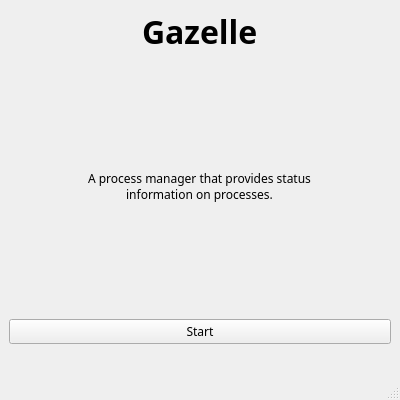
<?xml version="1.0" encoding="UTF-8"?>
<ui version="4.0">
 <class>IntroWindow</class>
 <widget class="QMainWindow" name="IntroWindow">
  <property name="geometry">
   <rect>
    <x>0</x>
    <y>0</y>
    <width>400</width>
    <height>400</height>
   </rect>
  </property>
  <property name="windowTitle">
   <string>MainWindow</string>
  </property>
  <widget class="QWidget" name="centralwidget">
   <layout class="QVBoxLayout" name="verticalLayout_2">
    <item>
     <layout class="QVBoxLayout" name="verticalLayout">
      <property name="spacing">
       <number>6</number>
      </property>
      <property name="sizeConstraint">
       <enum>QLayout::SetDefaultConstraint</enum>
      </property>
      <property name="bottomMargin">
       <number>25</number>
      </property>
      <item alignment="Qt::AlignHCenter">
       <widget class="QLabel" name="titleText">
        <property name="sizePolicy">
         <sizepolicy hsizetype="Preferred" vsizetype="Fixed">
          <horstretch>0</horstretch>
          <verstretch>0</verstretch>
         </sizepolicy>
        </property>
        <property name="font">
         <font>
          <family>Droid Sans</family>
          <pointsize>24</pointsize>
          <weight>75</weight>
          <bold>true</bold>
         </font>
        </property>
        <property name="text">
         <string>Gazelle</string>
        </property>
        <property name="margin">
         <number>50</number>
        </property>
       </widget>
      </item>
      <item alignment="Qt::AlignHCenter">
       <widget class="QLabel" name="descriptionText">
        <property name="sizePolicy">
         <sizepolicy hsizetype="Fixed" vsizetype="Preferred">
          <horstretch>0</horstretch>
          <verstretch>0</verstretch>
         </sizepolicy>
        </property>
        <property name="font">
         <font>
          <family>Droid Sans</family>
         </font>
        </property>
        <property name="text">
         <string>A process manager that provides status information on processes.</string>
        </property>
        <property name="alignment">
         <set>Qt::AlignCenter</set>
        </property>
        <property name="wordWrap">
         <bool>true</bool>
        </property>
       </widget>
      </item>
      <item>
       <widget class="QPushButton" name="startButton">
        <property name="font">
         <font>
          <family>Droid Sans</family>
         </font>
        </property>
        <property name="text">
         <string>Start</string>
        </property>
       </widget>
      </item>
     </layout>
    </item>
   </layout>
  </widget>
  <widget class="QMenuBar" name="menubar">
   <property name="geometry">
    <rect>
     <x>0</x>
     <y>0</y>
     <width>400</width>
     <height>25</height>
    </rect>
   </property>
  </widget>
  <widget class="QStatusBar" name="statusbar"/>
 </widget>
 <resources/>
 <connections/>
</ui>
